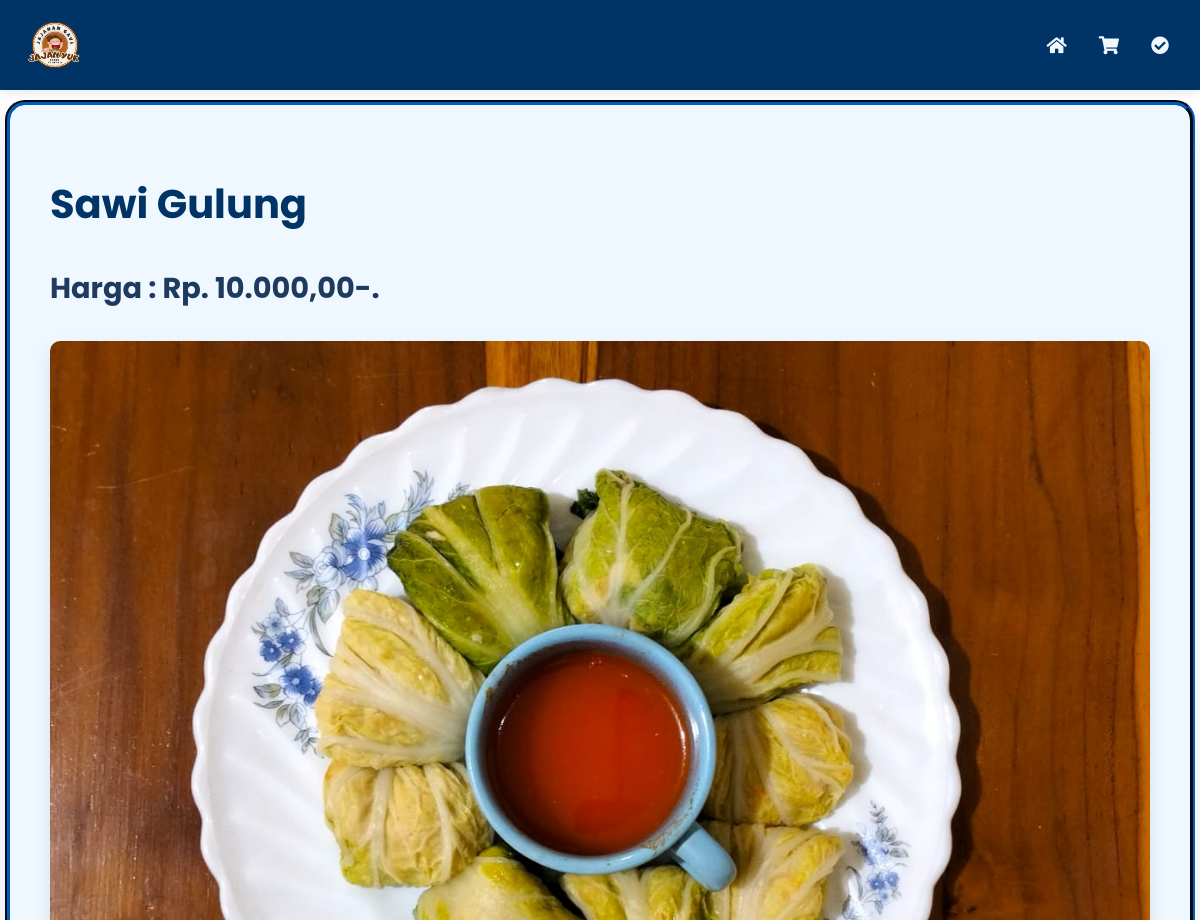
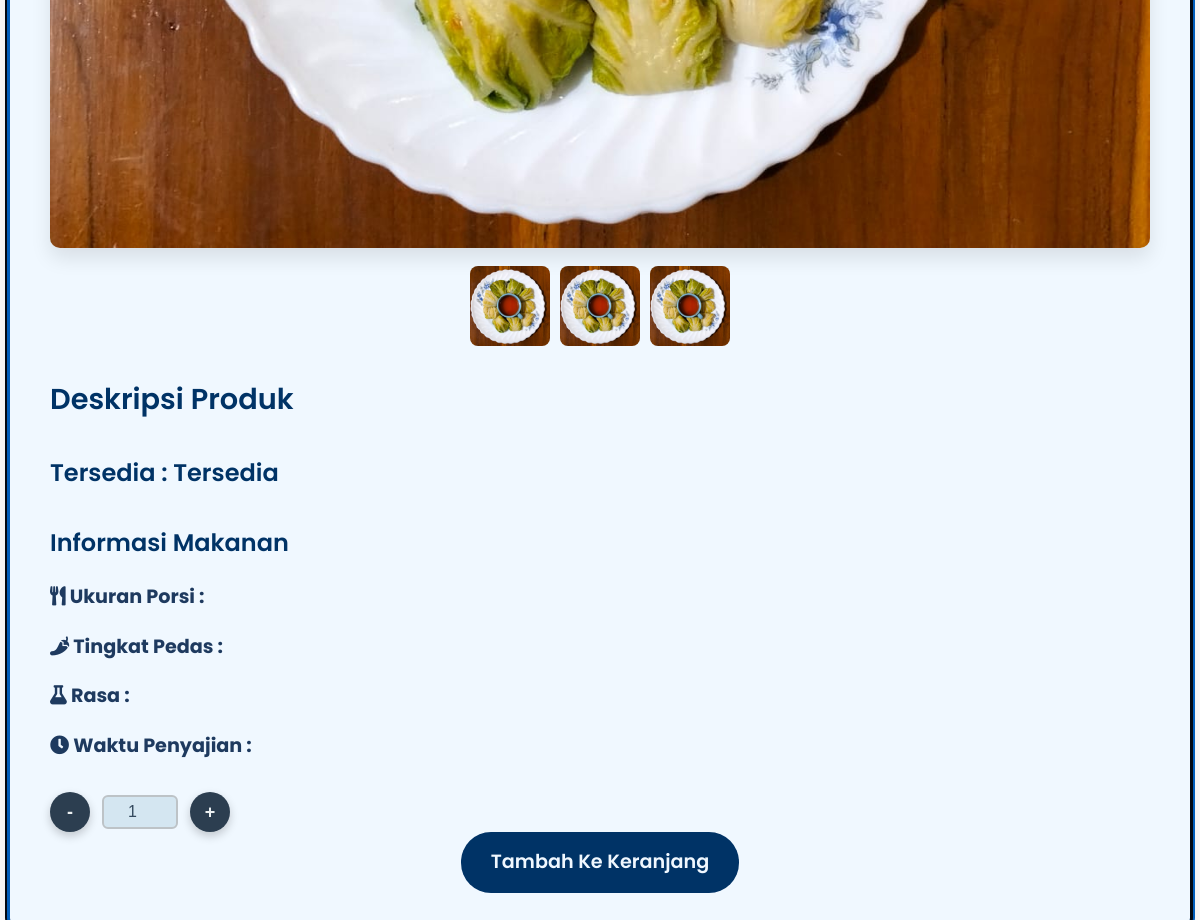
Page /info-produk-pages.php?id=2&type=foods (signed in) on the committed database (2 pictures, top to bottom).
### tables this page shows
CREATE TABLE `foods` (
  `foods_id` int NOT NULL,
  `nama` varchar(100) NOT NULL,
  `deskripsi` text,
  `harga` decimal(10,2) NOT NULL,
  `quantity` int DEFAULT NULL,
  `gambar` text,
  `nama_gambar` text
);

### info-produk-pages.php (the view, shortened to what this page needs)
<?php
include "CODES/BACKEND/db.php";
if (isset($_GET['id']) && isset($_GET['type'])) {
    $id = intval($_GET['id']);
    $type = $_GET['type'];
    if ($type === 'foods' || $type === 'drinks') {
        $table = $type;
        $sql = "SELECT * FROM $table WHERE " . ($type === 'foods' ? 'foods_id' : 'drinks_id') . " = ?";
        $stmt = $db->prepare($sql);
        $stmt->bind_param("i", $id);
        $stmt->execute();
        $result = $stmt->get_result();
        $produk = $result->fetch_assoc();
        if ($produk) {
            $nama = $produk['nama'];
            $harga = $produk['harga'];
            $stock = $produk['quantity'];
            $url_gambar = $produk['gambar'];
            if($stock < 0) {
                $message = "Habis";
            } else {
                $message = "Tersedia";
            }
        } else {
            $error = "Produk tidak ditemukan.";
        }
    } else {
        $error = "Tipe produk tidak valid.";
    }
} else {
    $error = "Parameter tidak lengkap.";
}
?>
<!DOCTYPE html>
<html lang="id">
<head>
    <link rel="stylesheet" href="CODES/CSS/info-produk-styles.css">
    <link href="https://cdnjs.cloudflare.com/ajax/libs/font-awesome/5.15.4/css/all.min.css" rel="stylesheet">
</head>
<div>
    <div id="container">
        <header>
            <div class="kontainer-header">
                <img class="logo" src="ASSETS/IMAGES/icon.png" alt="Logo">
                <div class="menu-icons">
                    <a href="dashboard.php" class="menu-link">
                        <i class="fas fa-home"></i>
                    </a>
                    <a href="carts-pages.php" class="menu-link">
                        <i class="fas fa-shopping-cart"></i>
                    </a>
                    <a href="pre-order-pages.php" class="menu-link">
                        <i class="fas fa-check-circle"></i>
                    </a>
                </div>
            </div>
        </header>
        <div class="produk-detail-container">
            <div class="produk-info">
                <div class="produk-header">
                    <h1 class="produk-title"><?= htmlspecialchars($nama) ?></h1>
                    <p class="produk-harga">Harga : Rp. <?= htmlspecialchars(number_format($harga, 0, ',', '.')), ',00-.' ?></p>
                </div>
                <div class="produk-gallery">
                    <div class="produk-img-container">
                        <img src="<?= htmlspecialchars($url_gambar) ?>" alt="<?= htmlspecialchars($nama) ?>" class="produk-main-img">
                    </div>
                    <div class="produk-img-thumbnails">
                        <img src="<?= htmlspecialchars($url_gambar) ?>" alt="Thumbnail 1" class="thumbnail-img">
                        <img src="<?= htmlspecialchars($url_gambar) ?>" alt="Thumbnail 2" class="thumbnail-img">
                        <img src="<?= htmlspecialchars($url_gambar) ?>" alt="Thumbnail 3" class="thumbnail-img">
                    </div>
                </div>
                <div class="produk-description">
                    <h3>Deskripsi Produk</h3>
                </div>
                <div class="produk-additional-info">
                    <div class="produk-availability">
                        <h4>Tersedia : <?= htmlspecialchars($message) ?></h4>
                    </div>
                    <?php if ($type === 'foods'): ?>
                        <div class="produk-food-info">
                            <h4>Informasi Makanan</h4>
                            <p><strong><i class="fas fa-utensils"></i> Ukuran Porsi :</strong> <?= htmlspecialchars($ukuran_porsi) ?></p>
                            <p><strong><i class="fas fa-pepper-hot"></i> Tingkat Pedas :</strong> <?= htmlspecialchars($tingkat_pedas) ?></p>
                            <p><strong><i class="fas fa-flask"></i> Rasa :</strong> <?= htmlspecialchars($deskripsi_rasa) ?></p>
                            <p><strong><i class="fas fa-clock"></i> Waktu Penyajian :</strong> <?= htmlspecialchars($waktu_penyajian) ?></p>
                        </div>
                    <?php endif; ?>
                </div>
                <div class="product-quantity">
                        <form class="quantity-control" action="carts-pages.php" method="">
                            <button class="minus-btn" data-id="2">-</button>
                            <input type="number" value="1" class="quantity-input" data-id="2">
                            <button class="plus-btn" data-id="2" name="plusbtn">+</button>
                        </form>
                    </div>
                <div class="produk-action">
                    <a href="carts-pages.php?idproduk=<?= $id ?>" class="add-to-cart-btn">Tambah Ke Keranjang</a>
                </div>
            </div>
        </div>
</body>
</html>

### CODES/CSS/info-produk-styles.css (style rules this page uses)
header { width: 100%; position: fixed; top: 0; z-index: 1000; background: #003366; box-shadow: 0 2px 10px rgba(0, 0, 0, 0.1); }
.kontainer-header { display: flex; justify-content: space-between; align-items: center; padding: 10px 20px; }
.logo { width: 70px; height: 70px; margin: 0; }
.menu-icons { display: flex; align-items: center; position: absolute; right: 5px; padding: 10px; border-radius: 5px; }
.menu-link { display: flex; align-items: center; padding: 8px 16px; color: #f0f8ff; border-radius: 5px; background-color: transparent; text-decoration: none; font-weight: bold; transition: background-color 0.3s ease, transform 0.2s ease; }
.menu-link i { font-size: 18px; color: #f0f8ff; }
.produk-detail-container { display: flex; justify-content: center; align-items: flex-start; min-height: 100vh; width: 100%; overflow-x: hidden; }
.produk-info { margin-top: 100px; background-color: #f0f8ff; border: groove 5px #003366; border-radius: 20px; box-shadow: 0 15px 30px rgba(0, 0, 0, 0.1); max-width: 1100px; width: 100%; padding: 40px; }
.produk-header { margin-bottom: 30px; }
.produk-title { font-size: 2.5rem; color: #003366; font-weight: 700; }
.produk-harga { font-size: 1.8rem; color: #1E3A5F; font-weight: 700; }
.produk-gallery { display: flex; flex-direction: column; align-items: center; margin-bottom: 30px; }
.produk-img-container { text-align: center; margin-bottom: 10px; }
.produk-main-img { max-width: 100%; height: auto; border-radius: 10px; box-shadow: 0 10px 20px rgba(0, 0, 0, 0.1); transition: transform 0.3s ease; }
.produk-img-thumbnails { display: flex; gap: 10px; justify-content: center; }
.product-quantity { text-align: center; }
.quantity-control { display: flex; align-items: center; gap: 12px; }
.quantity-control button { width: 40px; height: 40px; background: #2c3e50; color: #ecf0f1; font-size: 18px; font-weight: bold; border: none; border-radius: 50%; cursor: pointer; box-shadow: 0 4px 10px rgba(0, 0, 0, 0.2); transition: transform 0.2s, background 0.3s; }
.quantity-input { width: 60px; text-align: center; border: 2px solid #bdc3c7; border-radius: 6px; padding: 6px; font-size: 16px; font-weight: 500; color: #34495e; background: #d4e6f1; }
.thumbnail-img { width: 80px; height: 80px; object-fit: cover; border-radius: 8px; cursor: pointer; transition: transform 0.3s ease; }
.produk-description { margin-bottom: 30px; }
.produk-description h3 { font-size: 1.8rem; font-weight: 600; color: #003366; margin-bottom: 15px; }
.produk-additional-info { margin-bottom: 30px; }
.produk-additional-info h4 { font-size: 1.5rem; font-weight: 600; color: #003366; margin-bottom: 15px; }
.produk-additional-info p { font-size: 1.2rem; color: #1E3A5F; margin-bottom: 10px; }
.produk-action { display: flex; gap: 20px; justify-content: center; }
.add-to-cart-btn, .buy-now-btn { background-color: #003366; color: #f0f8ff; padding: 15px 30px; border-radius: 30px; font-size: 1.2rem; text-decoration: none; text-align: center; font-weight: 600; transition: background-color 0.3s ease, transform 0.3s ease; }

### rows in the picture
foods: nama "Sawi Gulung", harga "10.000", gambar+nama (picture), gambar (picture), quantity "Tersedia"
